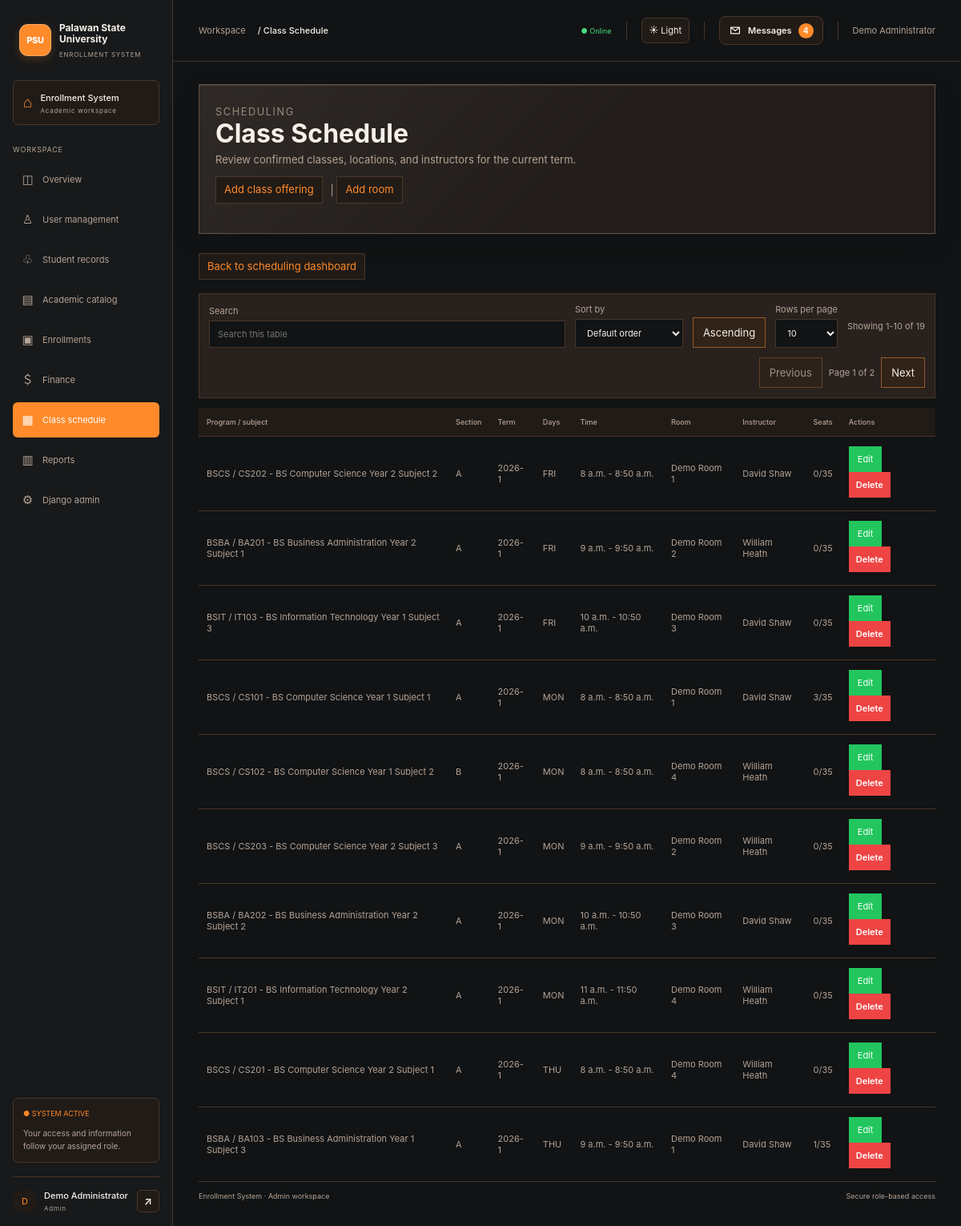
The app's page /scheduling/classes/ (signed in) with its own data.
### scheduling/models.py (models this page shows, shortened)
class ClassOffering(models.Model):
    DAYS = [('MON', 'Monday'), ('TUE', 'Tuesday'), ('WED', 'Wednesday'),
            ('THU', 'Thursday'), ('FRI', 'Friday'), ('SAT', 'Saturday')]
    curriculum_entry = models.ForeignKey(
        'academics.CurriculumEntry', on_delete=models.PROTECT, related_name='offerings'
    )
    section = models.CharField(max_length=20)
    term = models.CharField(max_length=30, help_text='For example: 2026-1')
    meeting_days = models.CharField(max_length=24, help_text='Comma-separated days, e.g. MON,WED')
    start_time = models.TimeField()
    end_time = models.TimeField()
    room = models.ForeignKey(Room, on_delete=models.PROTECT, related_name='offerings')
    instructor = models.ForeignKey(
        settings.AUTH_USER_MODEL, on_delete=models.PROTECT, related_name='teaching_offerings'
    )
    capacity = models.PositiveSmallIntegerField(default=30, validators=[MinValueValidator(1)])
    is_active = models.BooleanField(default=True)
    class Meta:
        ordering = ('term', 'meeting_days', 'start_time')
        constraints = [
            models.UniqueConstraint(fields=('curriculum_entry', 'section', 'term'), name='unique_offering_section_term'),
        ]
    def __str__(self):
        return f'{self.curriculum_entry.subject.code} {self.section} ({self.term})'

class Room(models.Model):
    name = models.CharField(max_length=80, unique=True)
    building = models.CharField(max_length=100, blank=True)
    capacity = models.PositiveSmallIntegerField(default=30, validators=[MinValueValidator(1)])
    is_active = models.BooleanField(default=True)
    class Meta:
        ordering = ('building', 'name')

### academics/models.py (models this page shows, shortened)
class CurriculumEntry(models.Model):
    program = models.ForeignKey(Program, on_delete=models.CASCADE, related_name='curriculum')
    year_level = models.PositiveSmallIntegerField(choices=[(year, f'Year {year}') for year in range(1, 7)])
    subject = models.ForeignKey(Subject, on_delete=models.CASCADE, related_name='curriculum_entries')
    prerequisites = models.ManyToManyField(Subject, blank=True, related_name='required_for_entries')
    class Meta:
        ordering = ('program', 'year_level', 'subject__code')
        constraints = [
            models.UniqueConstraint(fields=('program', 'year_level', 'subject'), name='unique_curriculum_subject'),
        ]

class Program(models.Model):
    code = models.CharField(max_length=20, unique=True)
    name = models.CharField(max_length=160)
    description = models.TextField(blank=True)
    is_active = models.BooleanField(default=True)
    class Meta:
        ordering = ('code',)

class Subject(models.Model):
    code = models.CharField(max_length=20, unique=True)
    name = models.CharField(max_length=160)
    description = models.TextField(blank=True)
    units = models.PositiveSmallIntegerField(default=3, validators=[MinValueValidator(1)])
    is_active = models.BooleanField(default=True)
    class Meta:
        ordering = ('code',)
    def __str__(self):
        return f'{self.code} - {self.name}'

### scheduling/views.py (the view, shortened to what this page needs)
# urls.py: path('classes/', views.classes, name='scheduling_classes'),
@roles_required(*VIEW_ROLES)
def classes(request):
    offerings = ClassOffering.objects.select_related(
        'curriculum_entry__subject', 'curriculum_entry__program', 'room', 'instructor'
    ).order_by('term', 'meeting_days', 'start_time')
    return render(request, 'scheduling/classes.html', {
        'title': 'Class Schedule',
        'classes': offerings,
        'can_edit': has_role(request.user, *EDIT_ROLES),
    })

### config/context_processors.py (called while the page is built, shortened)
def account_roles(request):
    path_parts = request.path.strip('/').split('/')
    active_section = path_parts[0]
    if path_parts[:2] == ['students', 'users']:
        active_section = 'users'
    roles = list(request.user.groups.filter(name__in=ROLE_NAMES).values_list('name', flat=True))
    if request.user.is_superuser and 'Admin' not in roles:
        roles.append('Admin')
    return {
        'user_roles': roles,
        'is_system_admin': request.user.is_superuser,
        'active_section': active_section,
        'unread_message_count': DirectMessage.objects.filter(
            recipient=request.user,
            read_at__isnull=True,
        ).count(),
    }

### students/roles.py (called while the page is built)
def has_role(user, *roles):
    if user.is_superuser:
        return 'Admin' in roles
    return user.groups.filter(name__in=roles).exists()

def roles_required(*roles):
    def decorator(view):
        @login_required
        @wraps(view)
        def guarded(request, *args, **kwargs):
            if not has_role(request.user, *roles):
                raise PermissionDenied
            return view(request, *args, **kwargs)
        return guarded
    return decorator

### templates/scheduling/classes.html
{% extends 'base.html' %}
{% block content %}
<section class="page-header">
    <p class="eyebrow">Scheduling</p>
    <h1>{{ title }}</h1>
    <p>Review confirmed classes, locations, and instructors for the current term.</p>
    {% if can_edit %}
    <p><a href="{% url 'offering_add' %}">Add class offering</a> | <a href="{% url 'room_add' %}">Add room</a></p>
    {% endif %}
</section>
<p><a href="{% url 'scheduling_home' %}">Back to scheduling dashboard</a></p>
{% if classes %}
<table>
    <thead>
        <tr>
            <th>Program / subject</th>
            <th>Section</th>
            <th>Term</th>
            <th>Days</th>
            <th>Time</th>
            <th>Room</th>
            <th>Instructor</th>
            <th>Seats</th>
            {% if can_edit %}<th>Actions</th>{% endif %}
        </tr>
    </thead>
    <tbody>
        {% for class in classes %}
        <tr>
            <td>{{ class.curriculum_entry.program.code }} / {{ class.curriculum_entry.subject }}</td>
            <td>{{ class.section }}</td>
            <td>{{ class.term }}</td>
            <td>{{ class.meeting_days }}</td>
            <td>{{ class.start_time }} - {{ class.end_time }}</td>
            <td>{{ class.room.name }}</td>
            <td>{{ class.instructor.get_full_name|default:class.instructor.username }}</td>
            <td>{{ class.enrollments.count }}/{{ class.capacity }}</td>
            {% if can_edit %}<td><a class="action-edit" href="{% url 'offering_edit' class.pk %}">Edit</a>
            <form method="post" action="{% url 'schedule_delete' 'offering' class.pk %}" class="inline-form" data-confirm="Delete {{ class }}? This action cannot be undone.">{% csrf_token %}<button class="action-delete" type="submit">Delete</button></form></td>{% endif %}
        </tr>
        {% endfor %}
    </tbody>
</table>
{% else %}
<p>No class offerings are currently available.</p>
{% endif %}
{% endblock %}

### templates/base.html (shortened to what this page needs)
{% load static %}
<!DOCTYPE html>
<html lang="en">
<head>
    <link rel="stylesheet" href="{% static 'css/styles.css' %}?v=20261124-square-dashboards">
</head>
<body class="{% block body_class %}{% endblock %}" data-role="{{ user_roles.0|default:'Student' }}" data-system-admin="{{ is_system_admin|yesno:'true,false' }}">
    {% if not is_system_admin or request.resolver_match.url_name != 'home' %}
    <div class="app-layout">
        <aside class="app-sidebar">
            <a class="app-brand" href="{% url 'home' %}">
                <span class="app-brand-icon">PSU</span>
                <span class="app-brand-copy"><strong class="app-brand-name">Palawan State<br>University</strong><small>ENROLLMENT SYSTEM</small></span>
            </a>
            <div class="app-campus">
                <span class="app-campus-icon">⌂</span>
                <span><strong>Enrollment System</strong><small>Academic workspace</small></span>
            </div>
            <p class="app-nav-title">WORKSPACE</p>
            <nav class="app-navigation" aria-label="Main navigation">
                {% if user.is_authenticated %}
                <a class="{% if active_section == '' %}active{% endif %}" href="{% url 'home' %}"><span class="app-nav-icon">◫</span>Overview</a>
                {% if is_system_admin %}
                <a class="{% if active_section == 'users' %}active{% endif %}" href="{% url 'user_management' %}"><span class="app-nav-icon">♙</span>User management</a>
                {% endif %}
                {% if 'Admin' in user_roles or 'Registrar' in user_roles or 'Student' in user_roles %}
                <a class="{% if active_section == 'students' %}active{% endif %}" href="{% if 'Student' in user_roles and 'Registrar' not in user_roles and 'Admin' not in user_roles %}{% url 'student_profile' %}{% else %}{% url 'students_home' %}{% endif %}"><span class="app-nav-icon">♧</span>{% if is_system_admin %}Student records{% else %}Students{% endif %}</a>
                {% endif %}
                {% if 'Admin' in user_roles or 'Registrar' in user_roles or 'Instructor' in user_roles %}
                <a class="{% if active_section == 'academics' %}active{% endif %}" href="{% url 'academics_home' %}"><span class="app-nav-icon">▤</span>{% if is_system_admin %}Academic catalog{% else %}Academics{% endif %}</a>
                {% endif %}
                {% if 'Admin' in user_roles or 'Registrar' in user_roles or 'Instructor' in user_roles or 'Student' in user_roles %}
                <a class="{% if active_section == 'enrollments' %}active{% endif %}" href="{% url 'enrollments_home' %}"><span class="app-nav-icon">▣</span>Enrollments</a>
                {% endif %}
                {% if 'Admin' in user_roles or 'Cashier' in user_roles or 'Student' in user_roles %}
                <a class="{% if active_section == 'finance' %}active{% endif %}" href="{% url 'finance_home' %}"><span class="app-nav-icon">＄</span>Finance</a>
                {% endif %}
                {% if 'Admin' in user_roles or 'Registrar' in user_roles or 'Instructor' in user_roles or 'Student' in user_roles %}
                <a class="{% if active_section == 'scheduling' %}active{% endif %}" href="{% url 'scheduling_home' %}"><span class="app-nav-icon">▦</span>{% if is_system_admin %}Class schedule{% else %}Scheduling{% endif %}</a>
                {% endif %}
                {% if 'Admin' in user_roles or 'Registrar' in user_roles or 'Cashier' in user_roles or 'Student' in user_roles %}
                <a class="{% if active_section == 'reports' %}active{% endif %}" href="{% url 'reports_home' %}"><span class="app-nav-icon">▥</span>Reports</a>
                {% endif %}
                {% if is_system_admin %}
                <a href="{% url 'admin:index' %}"><span class="app-nav-icon">⚙</span>Django admin</a>
                {% endif %}
                {% else %}
                <a class="{% if active_section == 'accounts' %}active{% endif %}" href="{% url 'login' %}"><span class="app-nav-icon">↪</span>Log in</a>
                <a href="{% url 'register' %}"><span class="app-nav-icon">＋</span>Student registration</a>
                {% endif %}
            </nav>
            <div class="app-sidebar-bottom">
                <div class="app-system-note">
                    <span class="app-live">● SYSTEM ACTIVE</span>
                    <small>Your access and information follow your assigned role.</small>
                </div>
                {% if user.is_authenticated %}
                <div class="app-profile">
                    <span class="app-avatar">{{ user.get_username|first|upper }}</span>
                    <span class="app-profile-name"><strong>{{ user.get_full_name|default:user.username }}</strong><small>{{ user_roles.0|default:"User" }}</small></span>
                    <form action="{% url 'logout' %}" method="post">
                        <button class="app-logout" type="submit" aria-label="Sign out of your account" title="Sign out">↗</button>
                    </form>
                </div>
                {% endif %}
            </div>
        </aside>
        <div class="app-shell">
            <header class="app-topbar">
                <div class="app-breadcrumb">Workspace <b>/ {{ title|default:"Overview" }}</b></div>
                <div class="app-top-right"><span class="app-online">● Online</span><button class="app-theme-toggle" type="button" data-theme-toggle aria-label="Switch to light mode" aria-pressed="false">☀ Light</button>{% if user.is_authenticated %}{% include 'includes/message_notifications.html' %}<span>{{ user.get_full_name|default:user.username }}</span>{% endif %}</div>
            </header>
            <main class="container app-content">
    {% endif %}
                {% block content %}{% endblock %}
    {% if not is_system_admin or request.resolver_match.url_name != 'home' %}
                <footer class="app-footer"><span>Enrollment System · {{ user_roles.0|default:"User" }} workspace</span><span>Secure role-based access</span></footer>
            </main>
        </div>
    </div>
    {% endif %}
</body>
</html>

### records on screen
ClassOffering: curriculum_entry.program.code "BSCS", curriculum_entry.subject "CS202 - BS Computer Science Year 2 Subject 2", section "A", term "2026-1", meeting_days "FRI", start_time "8 a.m.", end_time "8:50 a.m.", room.name "Demo Room 1", instructor.get_full_name "David Shaw", enrollments.count "0", capacity "35"
ClassOffering: curriculum_entry.program.code "BSBA", curriculum_entry.subject "BA201 - BS Business Administration Year 2 Subject 1", section "A", term "2026-1", meeting_days "FRI", start_time "9 a.m.", end_time "9:50 a.m.", room.name "Demo Room 2", instructor.get_full_name "William Heath", enrollments.count "0", capacity "35"
ClassOffering: curriculum_entry.program.code "BSIT", curriculum_entry.subject "IT103 - BS Information Technology Year 1 Subject 3", section "A", term "2026-1", meeting_days "FRI", start_time "10 a.m.", end_time "10:50 a.m.", room.name "Demo Room 3", instructor.get_full_name "David Shaw", enrollments.count "0", capacity "35"
ClassOffering: curriculum_entry.program.code "BSCS", curriculum_entry.subject "CS101 - BS Computer Science Year 1 Subject 1", section "A", term "2026-1", meeting_days "MON", start_time "8 a.m.", end_time "8:50 a.m.", room.name "Demo Room 1", instructor.get_full_name "David Shaw", enrollments.count "3", capacity "35"
ClassOffering: curriculum_entry.program.code "BSCS", curriculum_entry.subject "CS102 - BS Computer Science Year 1 Subject 2", section "B", term "2026-1", meeting_days "MON", start_time "8 a.m.", end_time "8:50 a.m.", room.name "Demo Room 4", instructor.get_full_name "William Heath", enrollments.count "0", capacity "35"
ClassOffering: curriculum_entry.program.code "BSCS", curriculum_entry.subject "CS203 - BS Computer Science Year 2 Subject 3", section "A", term "2026-1", meeting_days "MON", start_time "9 a.m.", end_time "9:50 a.m.", room.name "Demo Room 2", instructor.get_full_name "William Heath", enrollments.count "0", capacity "35"
ClassOffering: curriculum_entry.program.code "BSBA", curriculum_entry.subject "BA202 - BS Business Administration Year 2 Subject 2", section "A", term "2026-1", meeting_days "MON", start_time "10 a.m.", end_time "10:50 a.m.", room.name "Demo Room 3", instructor.get_full_name "David Shaw", enrollments.count "0", capacity "35"
ClassOffering: curriculum_entry.program.code "BSIT", curriculum_entry.subject "IT201 - BS Information Technology Year 2 Subject 1", section "A", term "2026-1", meeting_days "MON", start_time "11 a.m.", end_time "11:50 a.m.", room.name "Demo Room 4", instructor.get_full_name "William Heath", enrollments.count "0", capacity "35"
ClassOffering: curriculum_entry.program.code "BSCS", curriculum_entry.subject "CS201 - BS Computer Science Year 2 Subject 1", section "A", term "2026-1", meeting_days "THU", start_time "8 a.m.", end_time "8:50 a.m.", room.name "Demo Room 4", instructor.get_full_name "William Heath", enrollments.count "0", capacity "35"
ClassOffering: curriculum_entry.program.code "BSBA", curriculum_entry.subject "BA103 - BS Business Administration Year 1 Subject 3", section "A", term "2026-1", meeting_days "THU", start_time "9 a.m.", end_time "9:50 a.m.", room.name "Demo Room 1", instructor.get_full_name "David Shaw", enrollments.count "1", capacity "35"

### other values on screen
{{ user.get_username|first|upper }} "D"
{{ user.get_full_name|default:user.username }} "Demo Administrator"
{{ user_roles.0|default:"User" }} "Admin"
{{ title|default:"Overview" }} "Class Schedule"
{{ unread_message_count }} "4"
{{ title }} "Class Schedule"
